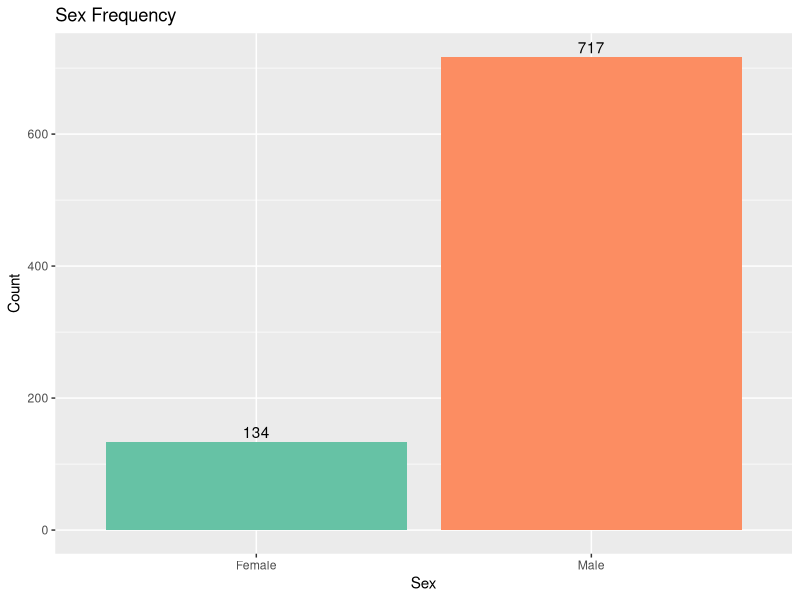
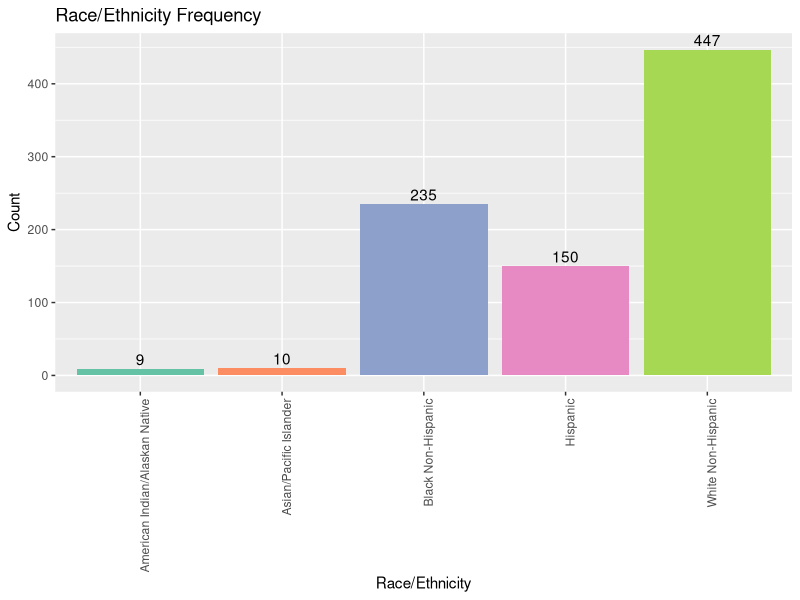
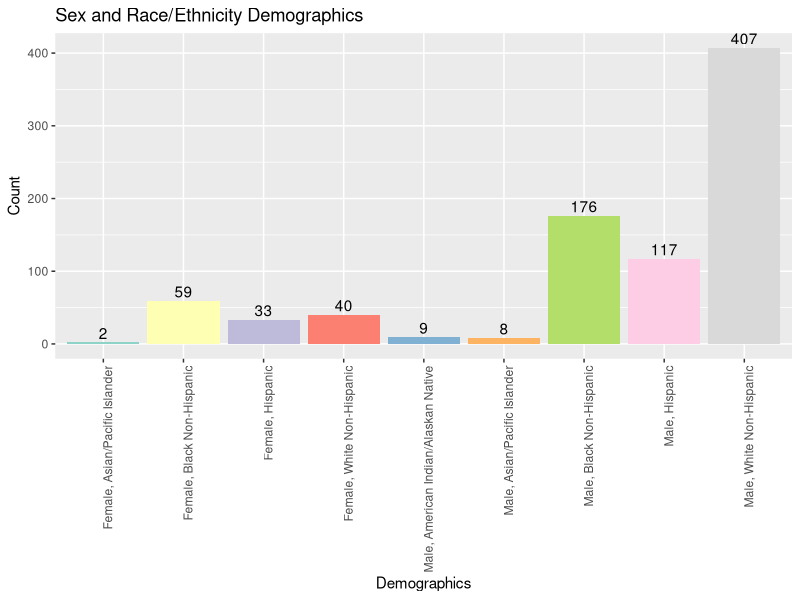
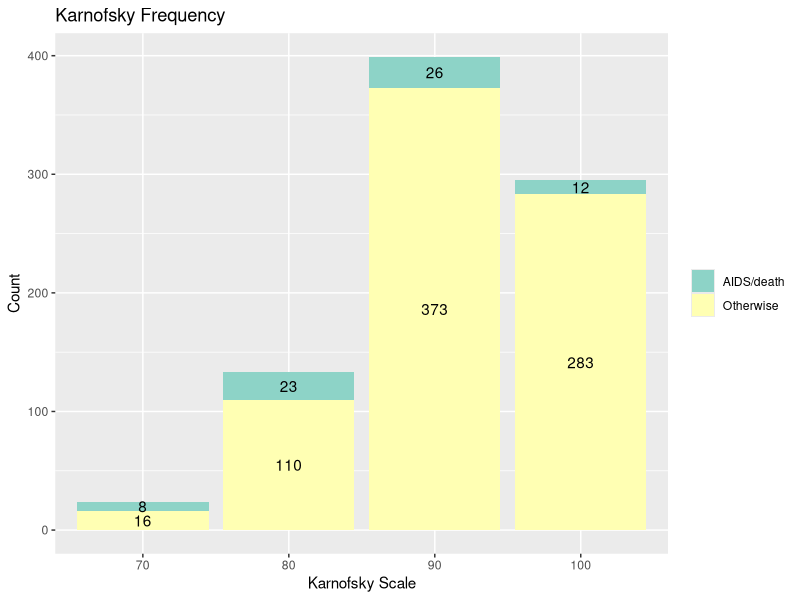
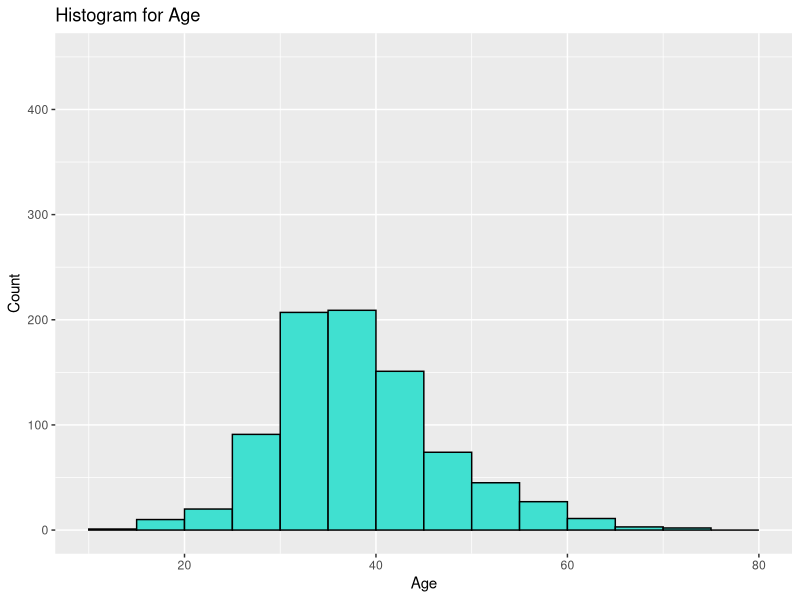
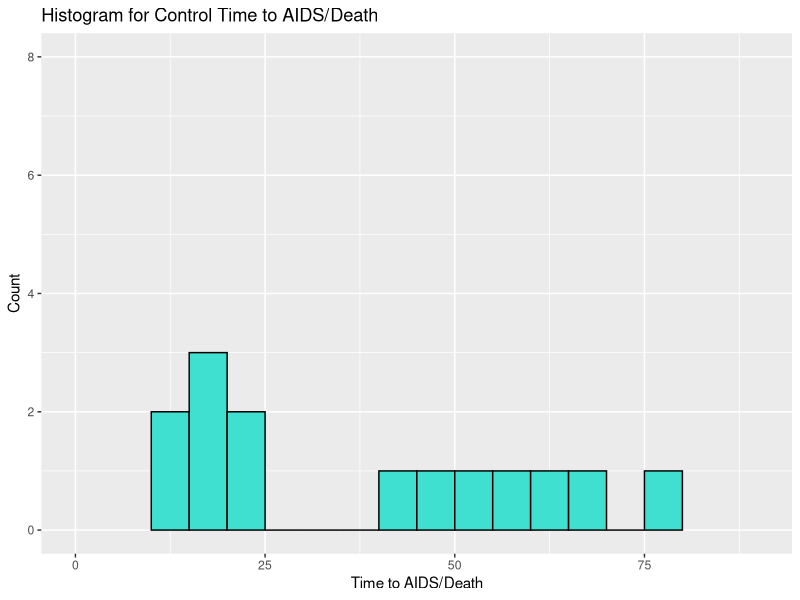
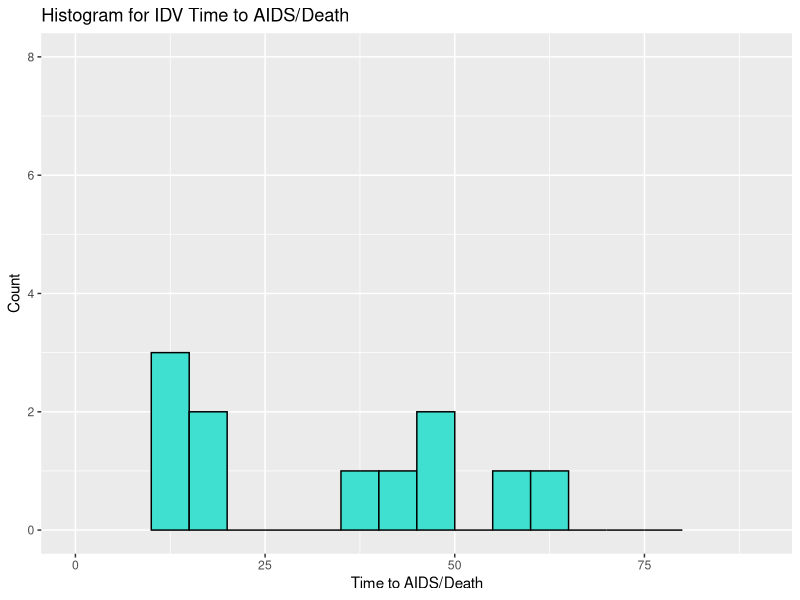

These charts were generated, in order, by the following R code:
## ---- chunk 1
knitr::opts_chunk$set(echo = TRUE)
aids <- read.csv("AIDSdata.csv")
library(tidyverse)
library(ggplot2)
library(plyr)
## ---- chunk 2
#Changing data from numerical to text
aids$censor_text <- NA
aids$censor_d_text <- NA
aids$txgrp_text <- NA
aids$strat2_text <- NA
aids$sex_text <- NA
aids$raceth_text <- NA
aids$ivdrug_text <- NA
aids$hemophil_text <- NA

#Adding a new column in dataframe for combined sex/raceth demographics.

aids$demo <- NA
aids$demo_text <- NA
## ---- chunk 3
for (elt in 1:length(aids$id)) {
  s = toString(aids$sex[elt])
  r = toString(aids$raceth[elt])
  aids$demo[elt] <- as.numeric(paste (s, r, sep=''))
  
  if (aids$censor[elt] == 1) {
    aids$censor_text[elt] <- 'AIDS/death'
  } else {
    aids$censor_text[elt] <- 'Otherwise'
  }
  
  if (aids$censor_d[elt] == 1) {
    aids$censor_d_text[elt] <- 'Death'
  } else {
    aids$censor_d_text[elt] <- 'Otherwise'
  }
  
  if (aids$txgrp[elt] == 1) {
    aids$txgrp_text[elt] <- 'Placebo'
  } else {
    aids$txgrp_text[elt] <- 'IDV'
  }
  
  if (aids$strat2[elt] == 1) {
    aids$strat2_text[elt] <- 'CD4 <= 50'
  } else {
    aids$strat2_text[elt] <- 'CD4 > 50'
  }
  
  if (aids$sex[elt] == 1) {
    aids$sex_text[elt] <- 'Male'
  } else {
    aids$sex_text[elt] <- 'Female'
  }
  
  if (aids$raceth[elt] == 1) {
    aids$raceth_text[elt] <- 'White Non-Hispanic'
  } else if (aids$raceth[elt] == 2) {
    aids$raceth_text[elt] <- 'Black Non-Hispanic'
  } else if (aids$raceth[elt] == 3) {
    aids$raceth_text[elt] <- 'Hispanic'
  } else if (aids$raceth[elt] == 4) {
    aids$raceth_text[elt] <- 'Asian/Pacific Islander'
  } else if (aids$raceth[elt] == 5) {
    aids$raceth_text[elt] <- 'American Indian/Alaskan Native'
  } else if (aids$raceth[elt] == 6) {
    aids$raceth_text[elt] <- 'Other/Unknown'
  }
  
  if (aids$ivdrug[elt] == 1) {
    aids$ivdrug_text[elt] <- 'Never'
  } else if (aids$ivdrug[elt] == 2) {
    aids$ivdrug_text[elt] <- 'Currently'
  } else if (aids$ivdrug[elt] == 3) {
    aids$ivdrug_text[elt] <- 'Previously'
  }
  
  if (aids$hemophil[elt] == 1) {
    aids$hemophil_text[elt] <- 'Yes'
  } else if (aids$hemophil[elt] == 0) {
    aids$hemophil_text[elt] <- 'No'
  }
  
  aids$demo_text[elt] <- (paste (aids$sex_text[elt], aids$raceth_text[elt], sep=', '))
}
## ---- chunk 4
dfTab <- as.data.frame(table(aids$sex_text))
colnames(dfTab)[1] <- "n"
dfTab$lab <- as.character(100 * dfTab$Freq / sum(dfTab$Freq))

ggplot(aids, aes(x=sex_text, fill=sex_text)) + geom_bar( ) +
  scale_fill_brewer(palette = "Set2") + labs(title = 'Sex Frequency', x = "Sex", y = "Count") + theme(legend.position = "none") + geom_text(data=dfTab, aes(n, Freq, label = Freq), vjust=-0.3, inherit.aes = FALSE)

chisq.test(table(aids$sex_text))
## ---- chunk 5
dfTab <- as.data.frame(table(aids$raceth_text))
colnames(dfTab)[1] <- "n"
dfTab$lab <- as.character(100 * dfTab$Freq / sum(dfTab$Freq))

ggplot(aids, aes(x=raceth_text, fill=raceth_text)) + geom_bar( ) +
  scale_fill_brewer(palette = "Set2") + labs(title = 'Race/Ethnicity Frequency', x = "Race/Ethnicity", y = "Count") +  theme(legend.position = "none") + theme(axis.text.x = element_text(angle = 90, hjust = 1)) + geom_text(data=dfTab, aes(n, Freq, label = Freq), vjust=-0.3, inherit.aes = FALSE)

chisq.test(table(aids$raceth_text))
## ---- chunk 6
dfTab <- as.data.frame(table(aids$demo_text))
colnames(dfTab)[1] <- "n"
dfTab$lab <- as.character(100 * dfTab$Freq / sum(dfTab$Freq))

ggplot(aids, aes(x=demo_text, fill=demo_text)) + geom_bar( ) +
  scale_fill_brewer(palette = "Set3") + labs(title = 'Sex and Race/Ethnicity Demographics', x = "Demographics", y = "Count") + theme(axis.text.x = element_text(angle = 90, hjust = 1)) + theme(legend.position = "none") + geom_text(data=dfTab, aes(n, Freq, label = Freq), vjust=-0.3, inherit.aes = FALSE)

chisq.test(table(aids$demo_text))
## ---- chunk 7
dfTab <- as.data.frame(table(aids$karnof, aids$censor_text))
colnames(dfTab)[1] <- "n"
colnames(dfTab)[2] <- "censor_text"
dfTab$lab <- as.character(100 * dfTab$Freq / sum(dfTab$Freq))

ggplot(dfTab, aes(x=n, y=Freq, fill=censor_text)) + geom_bar(stat='identity') +
  scale_fill_brewer(palette = "Set3") + labs(title = 'Karnofsky Frequency', x = "Karnofsky Scale", y = "Count") +  theme(legend.position = "right") +  theme(legend.title=element_blank()) + geom_text(aes(x=dfTab$n, y=dfTab$Freq, label=dfTab$Freq), position = position_stack(vjust = 0.5))

chisq.test(aids$censor_text, aids$karnof)
## ---- chunk 8
ggplot(aids, aes(x=age)) + geom_histogram(breaks=seq(10, 80, by=5), col='black', fill='turquoise') + 
  labs(title="Histogram for Age", x="Age", y="Count") + 
  xlim(c(10,80)) + ylim(c(0,450))
## ---- chunk 9
ggplot(aids %>% filter(txgrp == 1 & censor == 1), aes(x=time)) + geom_histogram(breaks=seq(10, 80, by=5), col='black', fill='turquoise') + 
  labs(title="Histogram for Control Time to AIDS/Death", x="Time to AIDS/Death", y="Count") + 
  xlim(c(0,90)) + ylim(c(0,8))

ggplot(aids %>% filter(txgrp == 2 & censor == 1), aes(x=time)) + geom_histogram(breaks=seq(10, 80, by=5), col='black', fill='turquoise') + 
  labs(title="Histogram for IDV Time to AIDS/Death", x="Time to AIDS/Death", y="Count") + 
  xlim(c(0,90)) + ylim(c(0,8))
## ---- chunk 10
table(aids$txgrp_text, aids$strat2_text)
chisq.test(aids$txgrp_text, aids$strat2_text)
## ---- chunk 11
table(aids$censor_text, aids$strat2_text)
chisq.test(aids$censor_text, aids$strat2_text)
## ---- chunk 12
table(aids$censor_text, aids$txgrp_text)
chisq.test(aids$censor_text, aids$txgrp_text)
## ---- chunk 13
table(aids$censor_d_text, aids$txgrp_text)
chisq.test(aids$censor_d_text, aids$txgrp_text)
## ---- chunk 14
table(aids$censor_text, aids$ivdrug_text)
chisq.test(aids$censor_text, aids$ivdrug_text)
## ---- chunk 15
table(aids$censor_text, aids$hemophil_text)
chisq.test(aids$censor_text, aids$hemophil_text)
